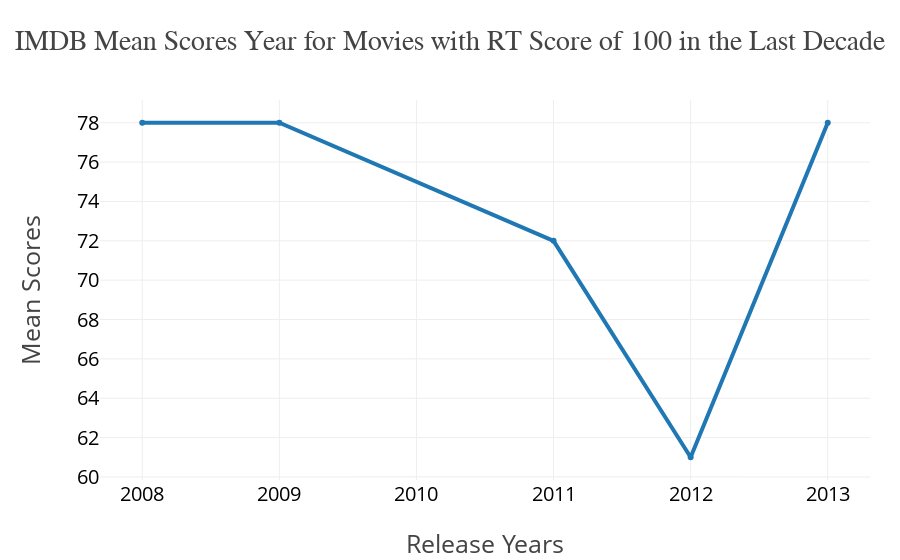

Here is the notebook cell this chart was saved with:
### Code cell
init_notebook_mode(connected=True)
trace1 = go.Scatter(x=df_rt_100_scores['release year'], y=df_rt_100_scores['imdb score'], line=dict(width=4), 
                    text=df_rt_100_scores['imdb score'], hoverinfo='text', mode='lines+markers', opacity=1, showlegend=False)
layout1 = go.Layout(
        title='IMDB Mean Scores Year for Movies with RT Score of 100 in the Last Decade', titlefont=dict(family='Arial', size=28),
    xaxis=dict(title='Release Years', titlefont=dict(size=25), showticklabels=True, tickfont=dict(size=20, color='black')),
    yaxis=dict(title='Mean Scores', titlefont=dict(size=25), showticklabels=True, 
                 tickfont=dict(size=20, color='black')),
    margin=dict(autoexpand=False, l=100, r=30, t=100))
fig1 = go.Figure(data=[trace1], layout=layout1)
plotly.offline.iplot(fig1)

### Figure 1 — Plotly figure (JSON) as saved in the notebook; plotly's stock layout.template omitted (floating-point values rounded to 4 significant figures)
{"data": [{"hoverinfo": "text", "line": {"width": 4}, "mode": "lines+markers", "opacity": 1, "showlegend": false, "text": ["78", "78", "72", "61", "78"], "type": "scatter", "uid": "e595426c-ad7c-11e8-bff8-84ef1819d3cb", "x": [2008, 2009, 2011, 2012, 2013], "y": [78, 78, 72, 61, 78]}], "layout": {"margin": {"autoexpand": false, "l": 100, "r": 30, "t": 100}, "title": "IMDB Mean Scores Year for Movies with RT Score of 100 in the Last Decade", "titlefont": {"family": "Arial", "size": 28}, "xaxis": {"showticklabels": true, "tickfont": {"color": "black", "size": 20}, "title": "Release Years", "titlefont": {"size": 25}}, "yaxis": {"showticklabels": true, "tickfont": {"color": "black", "size": 20}, "title": "Mean Scores", "titlefont": {"size": 25}}}}
